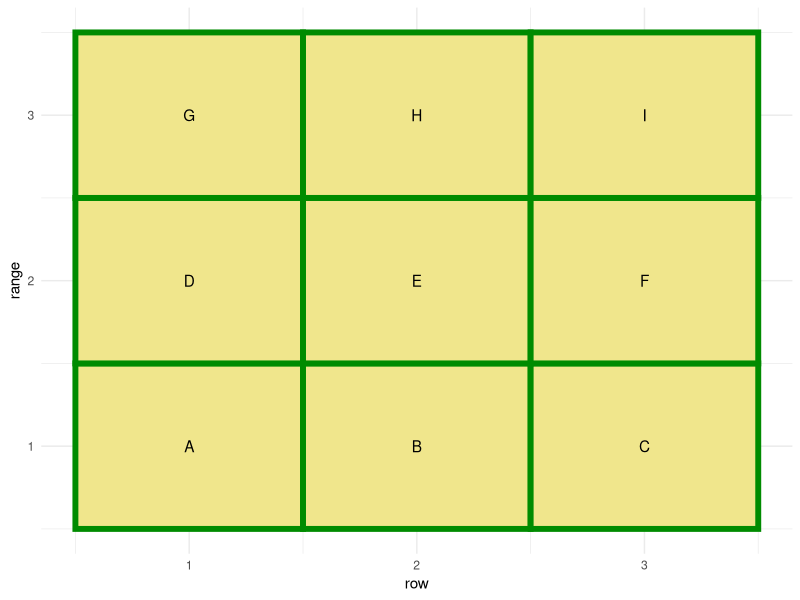
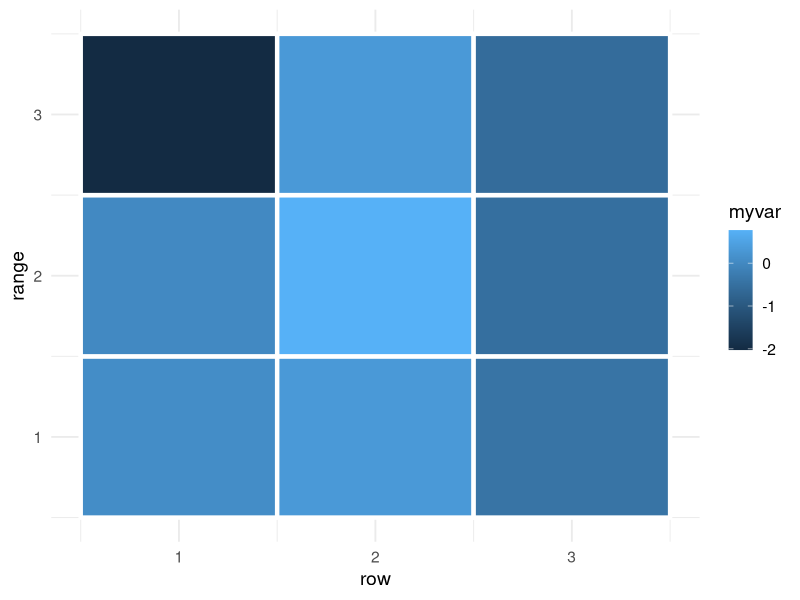
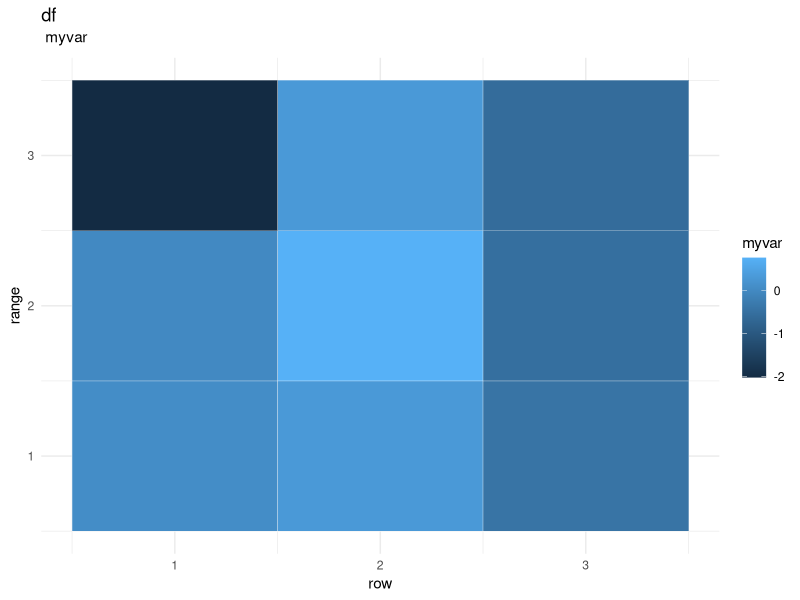

Recreate these plots in R, in order.
## ---- chunk 1
knitr::opts_chunk$set(echo = TRUE)
## ---- chunk 2
mydata <- expand.grid(1:3, 1:3)
colnames(mydata) <- c("row", "range")
mydata$myvar <- rnorm(9)
mydata$plot <- LETTERS[1:nrow(mydata)]

mydata
## ---- chunk 3
library(ggplot2)
## ---- chunk 4
ggplot(mydata, aes(x = row, y = range)) +
  geom_tile(fill = "khaki", color = "green4", lwd = 2) +
  geom_text(aes(label =plot)) + 
  theme_minimal()
## ---- chunk 5
ggplot(mydata, aes(x = row, y = range)) +
  geom_tile(aes(fill = myvar), color = "white", lwd = 1.5) +
  theme_minimal(base_size = 14)

## ---- chunk 6
# df is the data.frame with these variables
# X can be row or range
# Y can be row or range (make it different from X)
# fill_var is the variable used for generating the chloropleth

gg_chloro_func <- function(df, X, Y, fill_var) {
  X <- enquo(X)
  Y <- enquo(Y)
  fill_var <- enquo(fill_var)
  
  ggplot(df, aes(x = !!X, y = !!Y)) +
  geom_tile(aes(fill = !!fill_var), color = "white") +
  labs(title = expr(df), subtitle = substitute(fill_var)) +
  theme_minimal()
}
## ---- chunk 7
gg_chloro_func(mydata, row, range, myvar)
